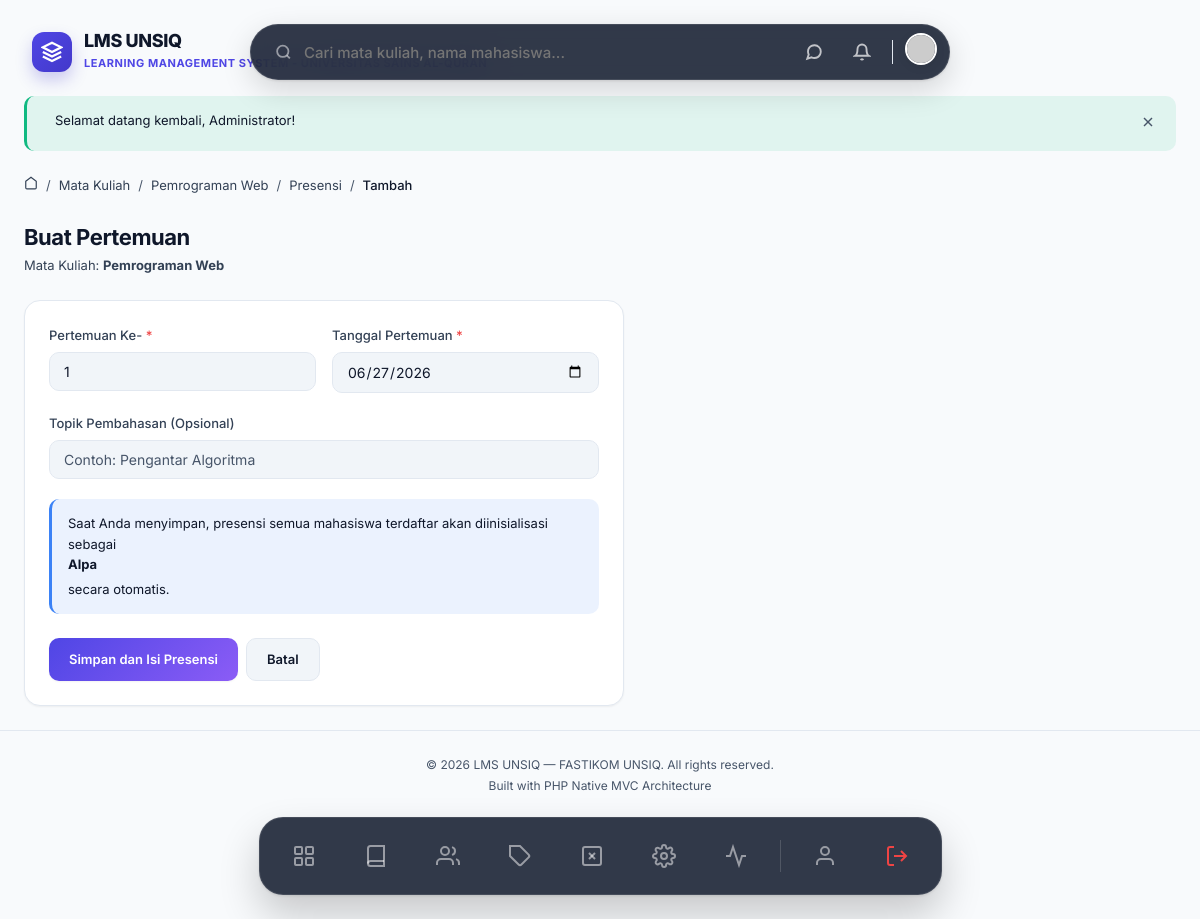
Screenshot of /courses/1/attendance/create (signed in) with the database file from the repository.
### tables this page shows
CREATE TABLE IF NOT EXISTS settings (
    id INT AUTO_INCREMENT PRIMARY KEY,
    key_name VARCHAR(100) NOT NULL UNIQUE,
    value TEXT NULL,
    group_name VARCHAR(50) NOT NULL DEFAULT 'general',
    description VARCHAR(255) NULL,
    INDEX idx_settings_group (group_name)
);

CREATE TABLE IF NOT EXISTS courses (
    id INT AUTO_INCREMENT PRIMARY KEY,
    dosen_id INT NOT NULL,
    category_id INT NULL,
    code VARCHAR(20) NOT NULL UNIQUE COMMENT 'Kode mata kuliah',
    name VARCHAR(200) NOT NULL,
    description TEXT NULL,
    thumbnail VARCHAR(255) NULL,
    sks INT NOT NULL DEFAULT 2,
    semester VARCHAR(20) NULL COMMENT 'Ganjil/Genap',
    academic_year VARCHAR(20) NULL COMMENT '2025/2026',
    status ENUM('draft', 'published', 'archived') NOT NULL DEFAULT 'draft',
    max_students INT NULL DEFAULT 40,
    created_at TIMESTAMP DEFAULT CURRENT_TIMESTAMP,
    updated_at TIMESTAMP DEFAULT CURRENT_TIMESTAMP ON UPDATE CURRENT_TIMESTAMP,
    FOREIGN KEY (dosen_id) REFERENCES users(id) ON DELETE CASCADE,
    FOREIGN KEY (category_id) REFERENCES categories(id) ON DELETE SET NULL,
    INDEX idx_courses_status (status),
    INDEX idx_courses_dosen (dosen_id),
    INDEX idx_courses_code (code)
);

### app/Views/attendance/create.php (the view, shortened to what the rows shown need)
<div class="animate-fade-in">
    <div class="page-header">
        <div>
            <h1>Buat Pertemuan</h1>
            <p class="text-muted">Mata Kuliah: <strong><?= e($course['name']) ?></strong></p>
        </div>
    </div>
    <div class="card" style="max-width:600px;">
        <div class="card-body">
            <form method="POST" action="<?= url('/courses/' . $course['id'] . '/attendance') ?>">
                <div class="form-row">
                    <div class="form-group">
                        <label class="form-label">Pertemuan Ke- <span class="required">*</span></label>
                        <input type="number" name="meeting_number" class="form-control" value="<?= $nextMeeting ?>" min="1" required>
                    </div>
                    <div class="form-group">
                        <label class="form-label">Tanggal Pertemuan <span class="required">*</span></label>
                        <input type="date" name="meeting_date" class="form-control" value="<?= date('Y-m-d') ?>" required>
                    </div>
                </div>
                <div class="form-group">
                    <label class="form-label">Topik Pembahasan (Opsional)</label>
                    <input type="text" name="topic" class="form-control" placeholder="Contoh: Pengantar Algoritma" autofocus>
                </div>
                <div class="alert alert-info mt-3">
                    <div class="alert-message">
                        Saat Anda menyimpan, presensi semua mahasiswa terdaftar akan diinisialisasi sebagai <strong>Alpa</strong> secara otomatis.
                    </div>
                </div>
                <div class="btn-group mt-4">
                    <button type="submit" class="btn btn-primary">Simpan dan Isi Presensi</button>
                    <a href="<?= url('/courses/' . $course['id'] . '/attendance') ?>" class="btn btn-secondary">Batal</a>
                </div>
            </form>
        </div>
    </div>
</div>

### app/Core/Router.php (shortened to what the rows shown need)
<?php
class Router
{
    private array $routes = [
        'GET'    => [],
        'POST'   => [],
        'PUT'    => [],
        'DELETE' => [],
    ];
    private function addRoute(string $method, string $uri, array $action, array $middleware = []): self
    {
        $this->routes[$method][] = [
            'uri'        => $uri,
            'controller' => $action[0],
            'method'     => $action[1],
            'middleware'  => $middleware,
        ];
        return $this;
    }
    public function dispatch(string $requestMethod, string $requestUri): void
    {
        $routes = $this->routes[$requestMethod] ?? [];
        foreach ($routes as $route) {
            $params = $this->matchRoute($route['uri'], $requestUri);
            if ($params !== false) {
                $methodName      = $route['method'];
                $controller = new $controllerClass();
                call_user_func_array([$controller, $methodName], $params);
                return;
            }
        }
        throw new Exceptions\NotFoundException("Route [{$requestMethod} {$requestUri}] not found.");
    }
    private function matchRoute(string $routeUri, string $requestUri): array|false
    {
        $pattern = preg_replace('/\{([a-zA-Z_]+)\}/', '([a-zA-Z0-9_-]+)', $routeUri);
        $pattern = '#^' . $pattern . '$#';
        if (preg_match($pattern, $requestUri, $matches)) {
            array_shift($matches);
            return $matches;
        }
        return false;
    }
}

### app/Views/partials/navbar.php (shortened to what the rows shown need)
<?php
$user = $currentUser ?? \App\Core\Session::user();
$notifCount = 0;
try {
    $notifModel = new \App\Models\Notification();
    $notifCount = $notifModel->countUnread($user['id'] ?? 0);
} catch (\Throwable $e) {}
?>
<div style="display: flex; justify-content: center; position: sticky; top: 24px; z-index: 999; margin-bottom: 24px; pointer-events: none; width: 100%;">
<?php
    $settingModel = new \App\Models\Setting();
    $siteName = $settingModel->getValue('site_name', 'LMS UNSIQ');
    $siteDesc = $settingModel->getValue('site_description', 'Portal Akademik');
    $siteLogo = $settingModel->getValue('site_logo');
?>
    <a href="<?= url('/dashboard') ?>" style="position: absolute; left: 32px; top: 50%; transform: translateY(-50%); pointer-events: auto; display: flex; align-items: center; gap: 12px; text-decoration: none; transition: transform 0.2s;" onmouseover="this.style.transform='translateY(-50%) scale(1.02)'" onmouseout="this.style.transform='translateY(-50%) scale(1)'">
        <?php if (!empty($siteLogo)): ?>
            <img src="<?= e(str_starts_with($siteLogo, 'http') ? $siteLogo : upload_url($siteLogo)) ?>" alt="Logo" style="width: 40px; height: 40px; border-radius: 8px; object-fit: contain;">
        <?php else: ?>
            <div style="width: 40px; height: 40px; background: linear-gradient(135deg, #4f46e5, #4338ca); border-radius: 12px; display: flex; justify-content: center; align-items: center; box-shadow: 0 8px 16px rgba(67,56,202,0.25);">
                <svg width="22" height="22" viewBox="0 0 24 24" fill="none" stroke="white" stroke-width="2.5"><path d="M12 2L2 7l10 5 10-5-10-5z"/><path d="M2 17l10 5 10-5"/><path d="M2 12l10 5 10-5"/></svg>
            </div>
        <?php endif; ?>
        <div>
            <h1 style="font-size: 18px; font-weight: 800; color: var(--text-primary); letter-spacing: -0.02em; margin: 0; line-height: 1.1;"><?= e($siteName) ?></h1>
            <span style="font-size: 11px; font-weight: 700; color: var(--accent-primary); letter-spacing: 0.05em; text-transform: uppercase;"><?= e($siteDesc) ?></span>
        </div>
    </a>
    <div style="pointer-events: auto; display: flex; justify-content: space-between; align-items: center; background: rgba(15, 23, 42, 0.85); backdrop-filter: blur(16px); padding: 8px 12px 8px 24px; border-radius: 999px; box-shadow: 0 10px 30px rgba(0,0,0,0.15), 0 1px 3px rgba(0,0,0,0.1); border: 1px solid rgba(255,255,255,0.1); width: 100%; max-width: 700px; transition: all 0.3s cubic-bezier(0.34, 1.56, 0.64, 1);">
        <form action="<?= url('/search') ?>" method="GET" style="display: flex; align-items: center; gap: 12px; flex: 1; margin:0;">
            <svg width="18" height="18" viewBox="0 0 24 24" fill="none" stroke="currentColor" stroke-width="2.5" style="color: rgba(255,255,255,0.5);"><circle cx="11" cy="11" r="8"/><line x1="21" y1="21" x2="16.65" y2="16.65"/></svg>
            <input type="text" name="q" placeholder="Cari mata kuliah, nama mahasiswa..." style="border: none; background: transparent; width: 100%; font-size: 15px; font-weight: 500; outline: none; color: white; font-family: inherit;" autocomplete="off">
        </form>
        <div style="display: flex; align-items: center; gap: 12px;">
            <a href="<?= url('/messages') ?>" style="position:relative; text-decoration: none; width: 36px; height: 36px; display: flex; align-items: center; justify-content: center; border-radius: 50%; color: rgba(255,255,255,0.7); transition: background 0.2s;" onmouseover="this.style.background='rgba(255,255,255,0.1)'" onmouseout="this.style.background='transparent'">
                <svg width="18" height="18" viewBox="0 0 24 24" fill="none" stroke="currentColor" stroke-width="2.5"><path d="M21 11.5a8.38 8.38 0 0 1-.9 3.8 8.5 8.5 0 0 1-7.6 4.7 8.38 8.38 0 0 1-3.8-.9L3 21l1.9-5.7a8.38 8.38 0 0 1-.9-3.8 8.5 8.5 0 0 1 4.7-7.6 8.38 8.38 0 0 1 3.8-.9h.5a8.48 8.48 0 0 1 8 8v.5z"/></svg>
            </a>
            <?php if ($notifCount > 0): ?>
            <a href="<?= url('/notifications') ?>" style="text-decoration: none; background: var(--bg-primary); padding: 6px 12px; border-radius: 99px; font-size: 13px; font-weight: 700; color: var(--accent-primary); border: 1px solid var(--border-color); display: flex; align-items: center; gap: 6px; box-shadow: 0 2px 4px rgba(0,0,0,0.02); transition: transform 0.2s;" onmouseover="this.style.transform='scale(1.05)'" onmouseout="this.style.transform='scale(1)'">
                <div style="width: 6px; height: 6px; background: var(--accent-success); border-radius: 50%;"></div>
                <?= $notifCount ?> Info
            </a>
            <?php else: ?>
            <a href="<?= url('/notifications') ?>" style="text-decoration: none; width: 36px; height: 36px; display: flex; align-items: center; justify-content: center; border-radius: 50%; color: rgba(255,255,255,0.7); transition: background 0.2s;" onmouseover="this.style.background='rgba(255,255,255,0.1)'" onmouseout="this.style.background='transparent'">
                <svg width="18" height="18" viewBox="0 0 24 24" fill="none" stroke="currentColor" stroke-width="2.5"><path d="M18 8A6 6 0 006 8c0 7-3 9-3 9h18s-3-2-3-9"/><path d="M13.73 21a2 2 0 01-3.46 0"/></svg>
            </a>
            <?php endif; ?>
            <a href="<?= url('/profile') ?>">
                <img src="<?= !empty($user['avatar']) ? upload_url($user['avatar']) : 'https://ui-avatars.com/api/?name='.urlencode($user['name'] ?? 'U').'&background=6366f1&color=fff' ?>" alt="Avatar" style="width: 32px; height: 32px; border-radius: 50%; box-shadow: 0 2px 8px rgba(0,0,0,0.1); border: 2px solid white; transition: transform 0.2s;" onmouseover="this.style.transform='scale(1.1)'" onmouseout="this.style.transform='scale(1)'">
            </a>
        </div>
    </div>
</div>

### rows the page displays
settings: value "LMS UNSIQ"
settings: value "LEARNING MANAGEMENT SYSTEM - UNIVERSITAS SAINS AL-QURAN"
courses: name "Pemrograman Web"

### other values shown
$message "Selamat datang kembali, Administrator!"
$crumb['label'] "Mata Kuliah"
$crumb['label'] "Pemrograman Web"
$crumb['label'] "Presensi"
$crumb['label'] "Tambah"
